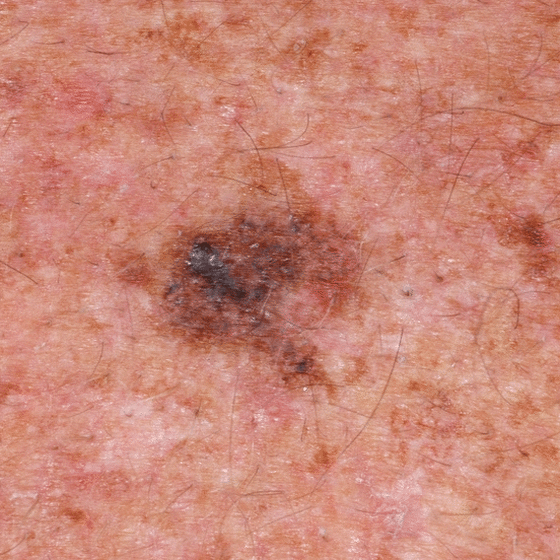
%> input picture FTDI_P3_SanchezGarzonLaura_RemuinanCidSara/Skin.tif, 560 x 560 px
$ octave EJERCICIO5.m   (GNU Octave 9; MATLAB toolbox functions it lacks are replaced by stand-ins)
%> lines starting %> are read from the running program, lines starting %| are printed output that depends on the picture
### FTDI_P3_SanchezGarzonLaura_RemuinanCidSara/distribucion_energia.m
function porcentajes_energia = distribucion_energia(f, K)
[M,N]=size(f);
alto_subimagen=M/K;
ancho_subimagen=N/K;

porcentajes_energia = zeros(K,K);
energia = calcular_energia(f);

for u = 0:(K-1)
    for n = 0:(K-1)
        matriz = f(u*(ancho_subimagen)+1 : (u*(ancho_subimagen) + ancho_subimagen), n*(alto_subimagen)+1 : (n*(alto_subimagen) + alto_subimagen));
        porcentajes_energia(u+1,n+1) = 100*calcular_energia(matriz)/energia;
    end
end

### FTDI_P3_SanchezGarzonLaura_RemuinanCidSara/calcular_energia.m
function energia=calcular_energia(f)
energia=sum(sum(double(f).*double(f)));
end

### FTDI_P3_SanchezGarzonLaura_RemuinanCidSara/EJERCICIO5.m
clc
clear all
close all
%% Efecto de la eliminación de las componentes de menor energía.
[ima, map] =imread("Skin.tif");
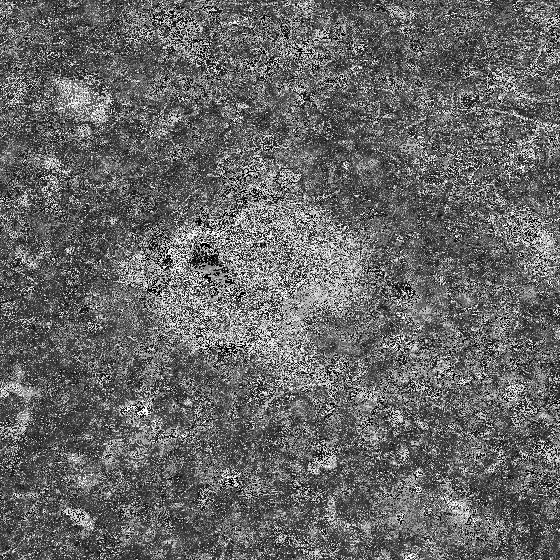
%> ima: size 560x560 uint8; min 0, max 255, mean 102.5
%> map = 256 rows, first 12: [0.267 0.141 0.125; 0.741 0.471 0.365; 0.616 0.522 0.529; 0.639 0.294 0.196; 0.835 0.627 0.549; 0.569 0.478 0.49; 0.706 0.412 0.298; 0.376 0.294 0.306; 0.773 0.533 0.459; 0.804 0.596 0.518; 0.78 0.639 0.635; 0.639 0.416 0.388]
ima = ind2gray(ima, map);
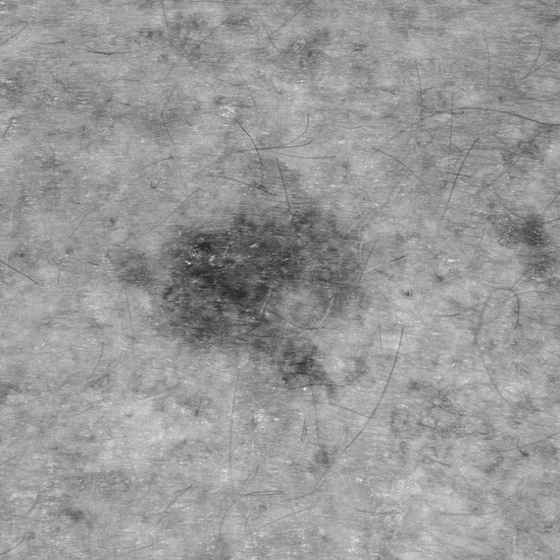
%> ima: size 560x560 single; min 0.177, max 0.866, mean 0.6
ima = im2double(ima);
%> ima: size 560x560 double
figure(Name='imagen inicial'); imshow(ima);

k = 16 ;
[ima_h, ima_w]= size(ima);
%> ima_h = 560; ima_w = 560

% DCT
N=ima_h;
%> N = 560
[u,n]=meshgrid([0:N-1],[0:N-1]);
Wc=(sqrt(2/N))*cos((2*n+1)*pi.*u/(2*N));
Wc(:,1)=(1/sqrt(N));
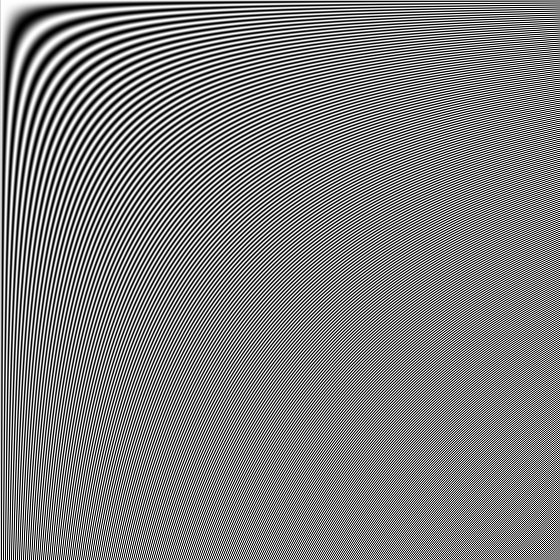
%> Wc: size 560x560 double; min -0.0598, max 0.0598, mean 7.55e-05; drawn with min black and max white
DCT = Wc'*ima*Wc;
mod = log(abs(DCT));
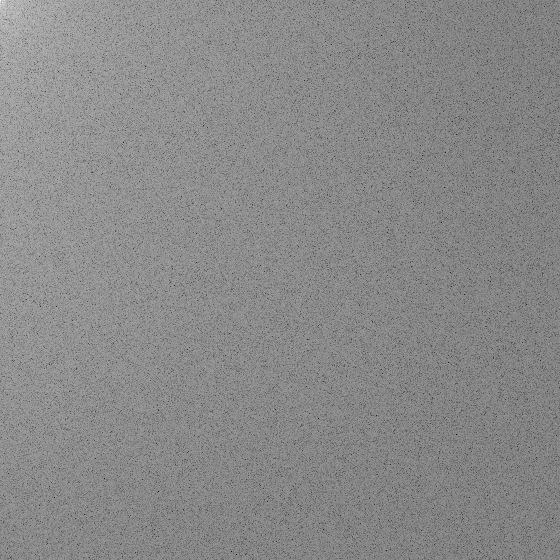
%> mod: size 560x560 double; min -16.21, max 5.82, mean -4.33; drawn with min black and max white
figure(Name = 'módulo transformada directa');imshow(mod, [min(min(mod)), max(max(mod))]);

% Distribución de energía de la DCT, dividida en 16x16
e = distribucion_energia(DCT, k);
%> in calcular_energia, `energia=sum(sum(double(f).*double(f)));`: energia = 115199.8
emin = min(min(e));
%> emin = 0.000122
T = 2*emin;
%> T = 0.000244
e(e<=T) = 0;

for u = 0:(k-1)
    for n = 0:(k-1)
        if e(u+1,n+1) == 0
            DCT(u*(ima_w/k) +1 : u*(ima_w/k) + ima_w/k, n*(ima_h/k) +1 : n*(ima_h/k) + ima_h/k)= 0;
        end
    end
end

mod = log(abs(DCT));
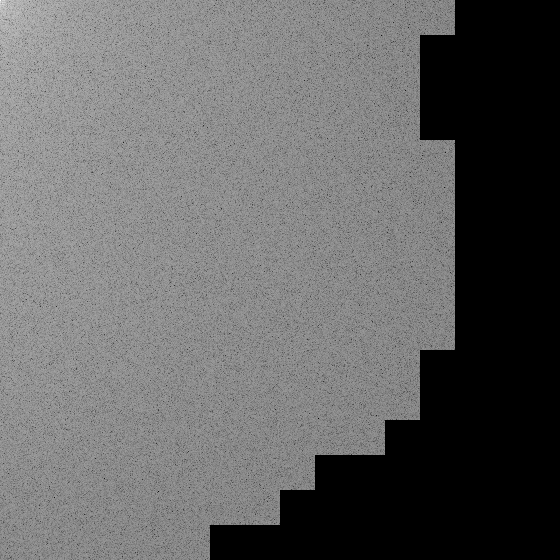
%> mod: size 560x560 double; 27.73% of the values are NaN or infinite; the others: min -16.21, max 5.82, mean -4.07; drawn with min black, max white, NaN and infinite black
figure(Name = 'módulo transformada directa');
subplot(1,2,1);imshow(mod, [min(min(mod)), max(max(mod))]);
DCT_i=Wc*DCT*Wc';
subplot(1,2,2);imshow(DCT_i, [min(min(DCT_i)), max(max(DCT_i))]);

%%
T_16 = 16*emin;
%> T_16 = 0.00195
e(e<=T_16) = 0;

for u = 0:(k-1)
    for n = 0:(k-1)
        if e(u+1,n+1) == 0
            DCT(u*(ima_w/k) +1 : u*(ima_w/k) + ima_w/k, n*(ima_h/k) +1 : n*(ima_h/k) + ima_h/k)= 0;
        end
    end
end

mod = log(abs(DCT));
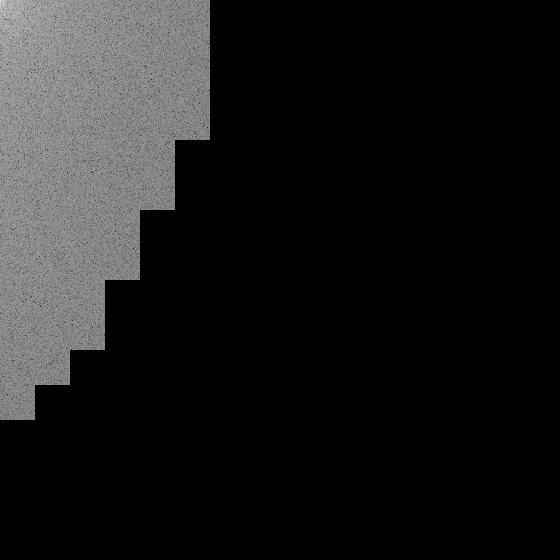
%> mod: size 560x560 double; 80.08% of the values are NaN or infinite; the others: min -13.89, max 5.82, mean -3.28; drawn with min black, max white, NaN and infinite black
figure(Name = 'módulo transformada directa t_16');
subplot(1,2,1);imshow(mod, [min(min(mod)), max(max(mod))]);
DCT_i1=Wc*DCT*Wc';
subplot(1,2,2);imshow(DCT_i1, [min(min(DCT_i1)), max(max(DCT_i1))]);

T_256 = 256*emin;
%> T_256 = 0.0312
e(e<=T_256) = 0;

for u = 0:(k-1)
    for n = 0:(k-1)
        if e(u+1,n+1) == 0
            DCT(u*(ima_w/k) +1 : u*(ima_w/k) + ima_w/k, n*(ima_h/k) +1 : n*(ima_h/k) + ima_h/k)= 0;
        end
    end
end
%> DCT: size 560x560 double; min -14.42, max 336.1, mean 0; mean of the top-left, top-right, bottom-left and bottom-right quarters 0, 0, 0, 0

mod = log(abs(DCT));
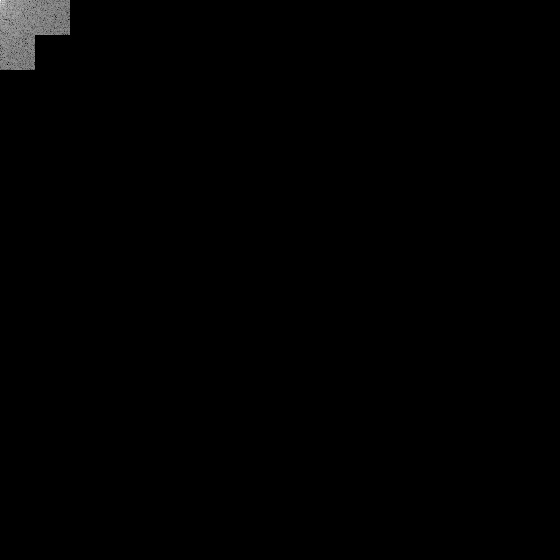
%> mod: size 560x560 double; 98.83% of the values are NaN or infinite; the others: min -9.81, max 5.82, mean -1.88; drawn with min black, max white, NaN and infinite black
figure(Name = 'módulo transformada directa t_16');
subplot(1,2,1);imshow(mod, [min(min(mod)), max(max(mod))]);
DCT_i2=Wc*DCT*Wc';
subplot(1,2,2);imshow(DCT_i2, [min(min(DCT_i2)), max(max(DCT_i2))]);
